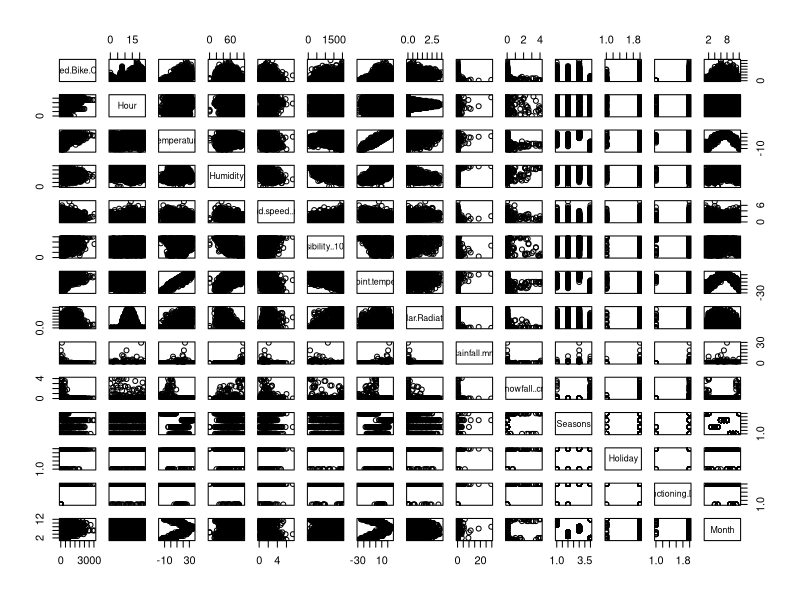
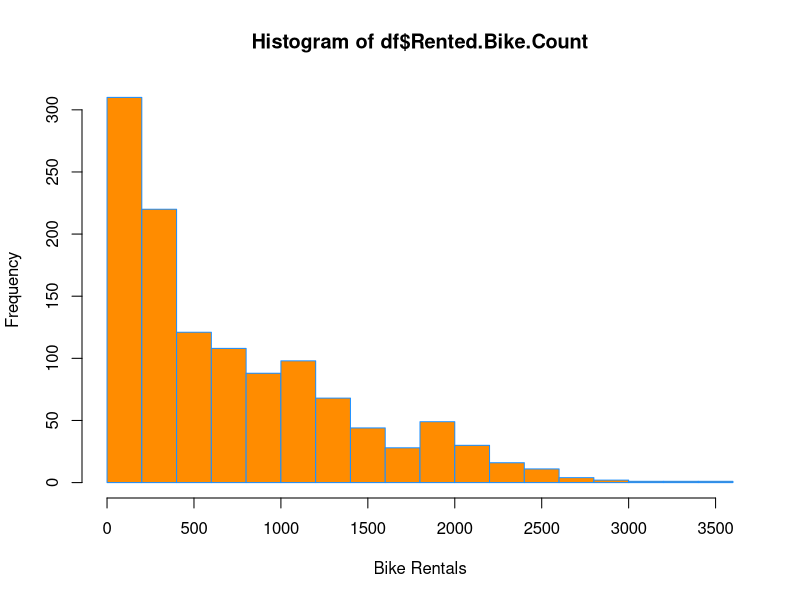
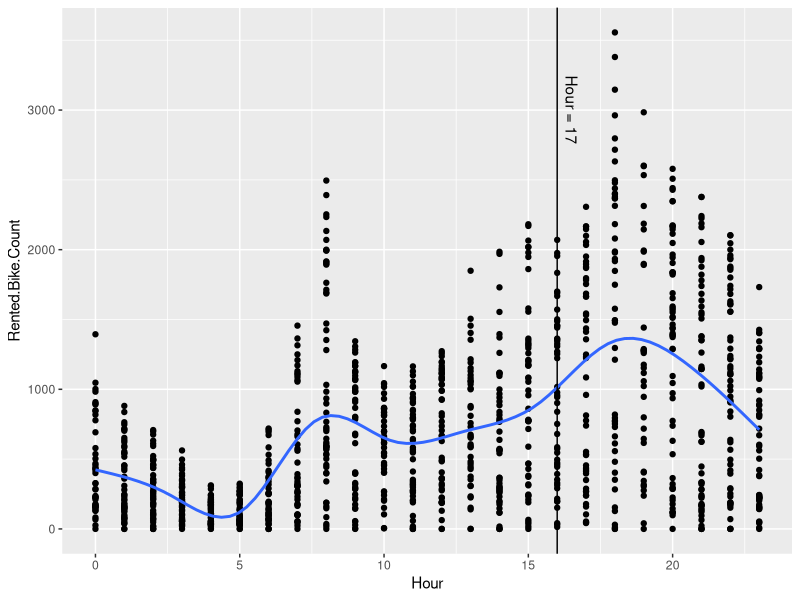
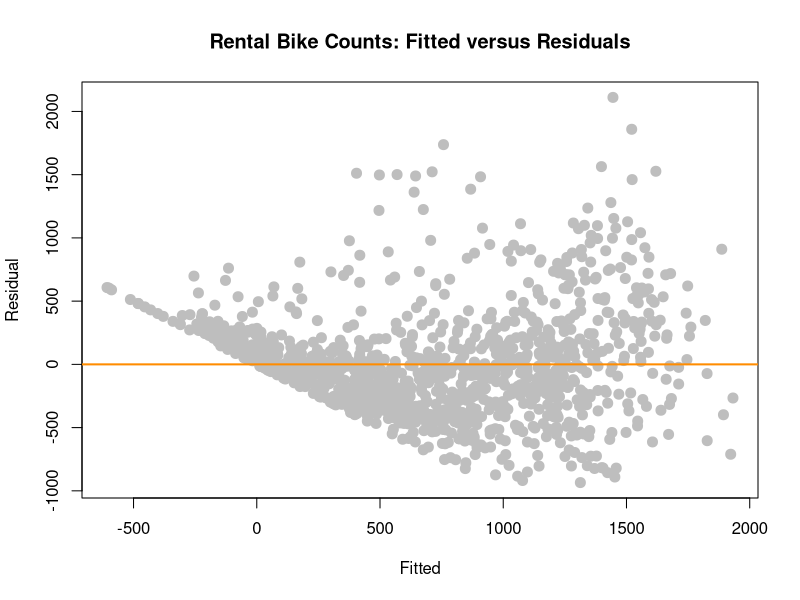
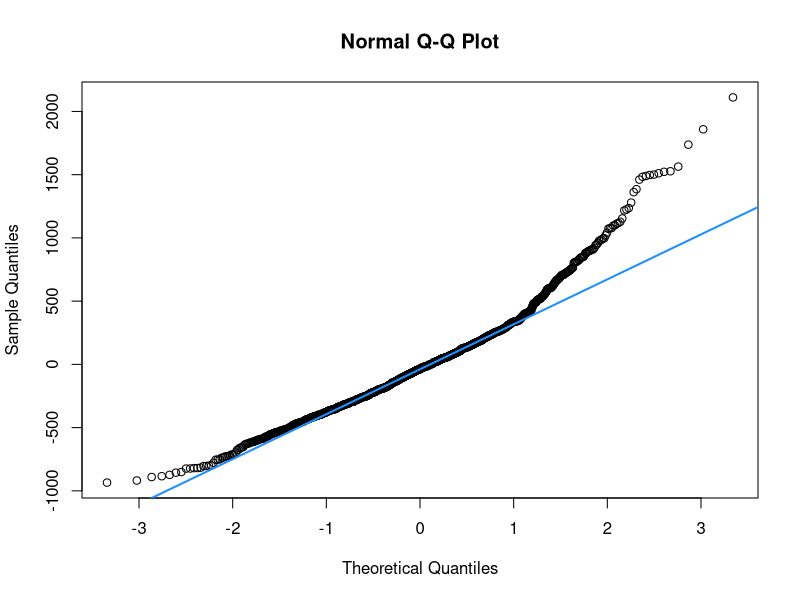
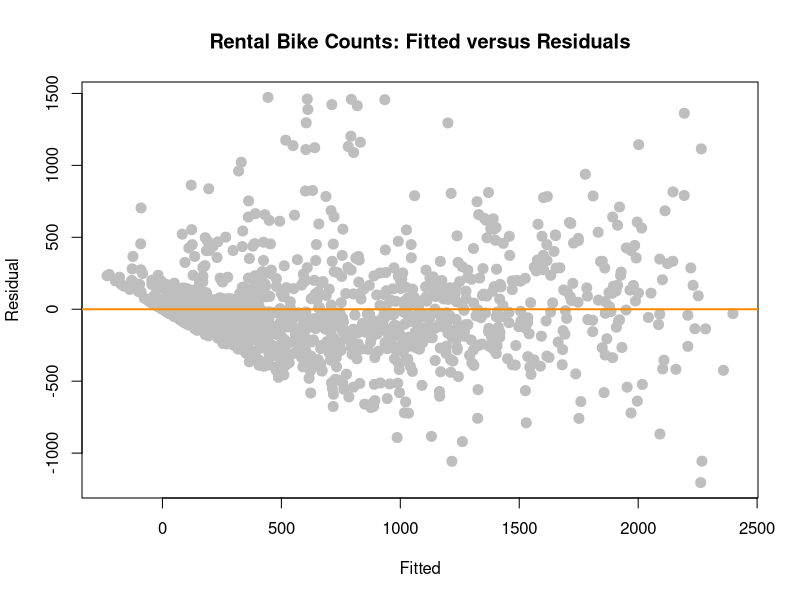
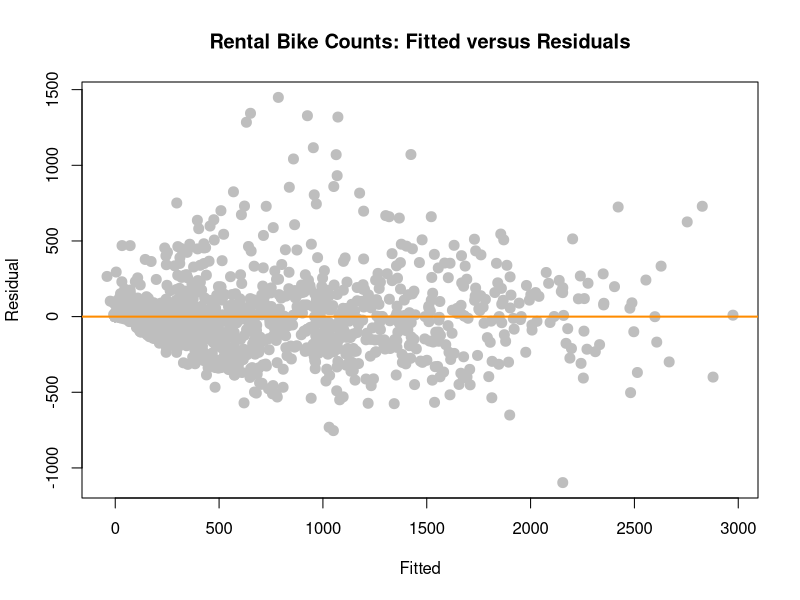
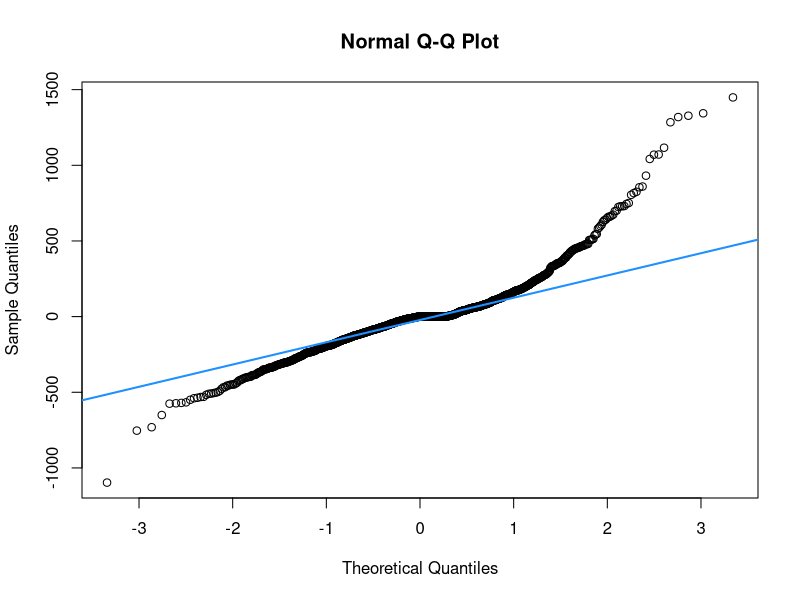

Generate these figures, in order, with R: (Note: this script raises an error after producing the figures.)
data <- read.csv('SeoulBikeData.csv') #load dataset

data$Date <- as.Date(gsub('/', '-', data$Date), format = "%d-%m-%Y") #convert 
#character into datetime format 
data$Month <- format(data$Date, "%m")
#Extract Month from columns (per suggestions by the professor)
#Drop date column as it's no longer useful anymore
data <- data[ , !(names(data) %in% "Date")] 

#stratified sampling to get same number of observations for each month
library(dplyr)
sample <- data %>% 
  group_by(Month) %>% 
  sample_n(size=100)
#randomly sample 1000 data points for the purpose of this report
#response variable is Rented.Bike.Count, predictors are everything else

#Data preprocessing: Convert character columns into factor
df <- data.frame(sample)
row.names(df) <- NULL
df$Seasons <- factor(df$Seasons)
df$Holiday <- factor(df$Holiday)
df$Functioning.Day <- factor(df$Functioning.Day)
df$Month <- as.numeric(df$Month)

pairs(df)
#from the graph we see dew point temperature and temperature have extremely high 
#positive correlation. Like I don't even need to look at R^2, the relationship
#LOOKS like a straight line lmao. As dew point temperature seems to have higher
#collinearity with humidity, drop dew point temperature column first.
df <- df[ , !(names(df) %in% c("Dew.point.temperature"))] 

#Check response variables too:
hist(df$Rented.Bike.Count,
     xlab   = "Bike Rentals",
     col    = "darkorange",
     border = "dodgerblue",
     breaks = 20)
#distribution looks very skewed to the right.


#investigate relationship between Bikes rented and Hour 
library(ggplot2)
ggplot(data=df, aes(x=Hour, y=Rented.Bike.Count)) + geom_point() + 
  geom_smooth(se = FALSE) + geom_vline(aes(xintercept = 16)) + 
  annotate("text", x=16.5, y=3000, label="Hour = 17", angle=270)
#The graph seems to have a bimodal distribution  
df$Rush.Period <- as.factor( ifelse((df$Hour > 16), "rush", "not rush") )
df <- data.frame(df)
#and then start with full model + no interaction
lm_base <- lm(Rented.Bike.Count ~ ., data = df)
summary(lm_base)

#Check if model fits assumptions 
#Residual Plot:
graphics.off()
plot(fitted(lm_base), resid(lm_base), col = "grey", pch = 20,
     xlab = "Fitted", ylab = "Residual",cex=2,
     main = "Rental Bike Counts: Fitted versus Residuals")
abline(h = 0, col = "darkorange", lwd = 2)

#Normality assumption:
qqnorm(resid(lm_base))
qqline(resid(lm_base), col = "dodgerblue", lwd = 2)
#Linearity, Equal Variance and Normality all clearly violated. First we deal 
#with Linearity
#Maybe adding interactions will improve the situation?
lm_2 <- lm(Rented.Bike.Count ~ .^2, data = df)
summary(lm_2)

plot(fitted(lm_2), resid(lm_2), col = "grey", pch = 20,
     xlab = "Fitted", ylab = "Residual",cex=2,
     main = "Rental Bike Counts: Fitted versus Residuals")
abline(h = 0, col = "darkorange", lwd = 2)

lm_3 <- lm(Rented.Bike.Count ~ .^3, data = df)
summary(lm_3)

plot(fitted(lm_3), resid(lm_3), col = "grey", pch = 20,
     xlab = "Fitted", ylab = "Residual",cex=2,
     main = "Rental Bike Counts: Fitted versus Residuals")
abline(h = 0, col = "darkorange", lwd = 2)

qqnorm(resid(lm_3))
qqline(resid(lm_3), col = "dodgerblue", lwd = 2)
#With three-way interactions, Linearity seems to be mostly satisfied. 
#Now we will perform Box-Cox Transformation to satisfy both normality and 
#equal variance:

library(MASS)
par(mfrow=c(1,1))
res <- boxcox(lm(Rented.Bike.Count+1 ~ .^3, data = data))
#TODO: ask TA or prof why this works when I sample over the entire dataset but 
#not over specific dataset

#As lambda is greater than 0, we perform the power transformation:
lambda = res$x[which.max(res$y)]
lm_trans <- lm(((Rented.Bike.Count^(lambda)-1)/(lambda))~ .^3, data = df)

#Check plots for assumptions:
plot(fitted(lm_trans), resid(lm_trans), col = "grey", pch = 20,
     xlab = "Fitted", ylab = "Residual",cex=2,
     main = "Rental Bike Counts: Fitted versus Residuals")
abline(h = 0, col = "darkorange", lwd = 2)

qqnorm(resid(lm_trans))
qqline(resid(lm_trans), col = "dodgerblue", lwd = 2)
#Shit Box-Cox makes equal variance violation worse and doesn't fix normality
#Back to Variance Stabilizing Transformations
#try g(Y) = sqrt(Y), spread looks linear-ish?:
lm_vst1 <- lm(sqrt(Rented.Bike.Count) ~ .^3, data = df)
plot(fitted(lm_vst1), resid(lm_vst1), col = "grey", pch = 20,
     xlab = "Fitted", ylab = "Residual",cex=2,
     main = "Rental Bike Counts: Fitted versus Residuals")
abline(h = 0, col = "darkorange", lwd = 2)
#better even though there's still violation
#Did normality improve?
qqnorm(resid(lm_vst1))
qqline(resid(lm_vst1), col = "dodgerblue", lwd = 2)

#Adding predictors: exp(Temperature), Month^2, (Temperature*Month)^2.
#None of them significantly improved model, 
lm_4a <- lm(sqrt(Rented.Bike.Count) ~ .^3 + I(exp(Temperature)), data = df)
summary(lm_4a)
lm_4b <- lm(sqrt(Rented.Bike.Count) ~ .^3 + I((Month)^2), data = df)
summary(lm_4b)
lm_4c <- lm(sqrt(Rented.Bike.Count) ~ .^3 + I((Temperature*Month)^2), data = df)
summary(lm_4c)
plot(fitted(lm_4c), resid(lm_4c), col = "grey", pch = 20,
     xlab = "Fitted", ylab = "Residual",cex=2,
     main = "Rental Bike Counts: Fitted versus Residuals")
abline(h = 0, col = "darkorange", lwd = 2)

qqnorm(resid(lm_4b))
qqline(resid(lm_4b), col = "dodgerblue", lwd = 2)

#I've tried everything! I'll stick with the Variance Stabilized Model with three
#way interactions. 
#Right now most predictors in the model are not statistically significant so 
#there is likely collinearity going on.
library(car)
vif(lm_vst1)
#Can't calcuate VIF because some variables are perfectly multi-collinear with 
#each other

#TODO: FIgure out how to get rid of perfectly multicollinear variables
